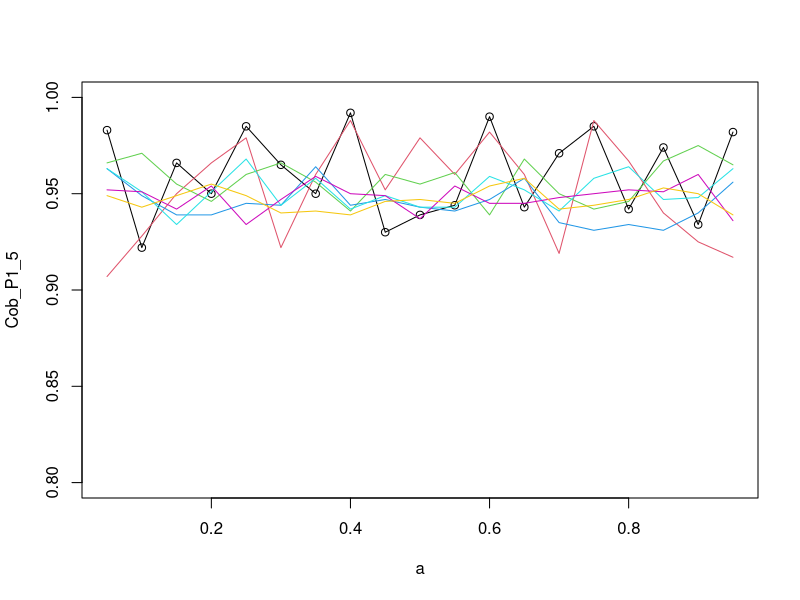

The R source for this figure: (Note: this script raises an error after producing the figure.)
###Valores a tener en cuenta

alpha <- 0.05
a<-seq(from = 0.05,to = 0.95,by = (0.05))
b<-c(5,10,50,100,200,500,1000)
z_0.975 <- qnorm(0.975)

##Funciones que se usarán en el algoritmo

p_n <- function(x){
  mean(x)
}
se2 <- function(x){
  sqrt((p_n(x)*(1-p_n(x)))/n)
}
error2 <- function(x){
  z_0.975*(se2(x))
}

##Límite inferior y límite superior de la posibilidad 1

l1 <- function(x){
  ((2*n*p_n(x)+(z_0.975)^2)-(z_0.975)*sqrt(4*n*p_n(x)+(z_0.975)^2-4*n*(p_n(x))^2))/(2*(n+(z_0.975)^2))
}
u1 <- function(x){
  ((2*n*p_n(x)+(z_0.975)^2)+(z_0.975)*sqrt(4*n*p_n(x)+(z_0.975)^2-4*n*(p_n(x))^2))/(2*(n+(z_0.975)^2))
}

##Límite inferior y límite superior de la posibilidad 2

l2 <- function(x){
  p_n(x)-error2(x)
}
u2 <- function(x){
  p_n(x)+error2(x)
}

##Límite inferior y límite superior de la posibilidad 3

l3 <- function(x){
  (sin(asin(sqrt(p_n(x)))-(z_0.975)/(2*sqrt(n))))^2
}
u3 <- function(x){
  (sin(asin(sqrt(p_n(x)))+(z_0.975)/(2*sqrt(n))))^2
}

##Longitud del intervalo de las 3 posibilidades

long1 <- function (x){
  u1(x)-l1(x)
}
long2 <- function (x){
  u2(x)-l2(x)
}
long3 <- function (x){
  u3(x)-l3(x)
}

##Aquí guardaremos información pertinente para los plots de otros puntos, los cuales no pudimos incluir en el algoritmo

for (n in b) {
  Cobertura1<-paste("Cob","P1",n,sep="_") 
  assign(Cobertura1,numeric())
  Cobertura2<-paste("Cob","P2",n,sep="_")
  assign(Cobertura2,numeric())
  Cobertura3<-paste("Cob","P3",n,sep="_")
  assign(Cobertura3,numeric())
  
  Longitud1<-paste("Long","P1",n,sep="_")
  assign(Longitud1,numeric())
  Longitud2<-paste("Long","P2",n,sep="_")
  assign(Longitud2,numeric())
  Longitud3<-paste("Long","P3",n,sep="_")
  assign(Longitud3,numeric())
}

##ALGORITMO DEL A2

set.seed(129)
for(p in a){
  for(n in b){
    
    ##Aquí guardaremos las observaciones del algoritmo
    
    P1<-paste("P1",n,p,sep="_")  
    assign(P1,numeric())
    
    P2<-paste("P2",n,p,sep="_")
    assign(P2,numeric())
    
    P3<-paste("P3",n,p,sep="_")
    assign(P3,numeric())
    
    
    for(i in 1:1000){
      
      x<-rbinom(n,1,p)
      
      ##Valores que se asignaran dependiendo de si se cumple o no la condición
      
      x_1 <- c(eval(parse(text=P1)),0)
      x_2 <- c(eval(parse(text = P1)),long1(x))
      y_1 <- c(eval(parse(text=P2)),0)
      y_2 <- c(eval(parse(text = P2)),long2(x))
      z_1 <- c(eval(parse(text=P3)),0)
      z_2 <- c(eval(parse(text=P3)),long3(x))
      
      if(l1(x)>=p | u1(x)<=p){
        assign(P1,x_1)
      }else{
        assign(P1,x_2)
      }
      if(l2(x)>=p | u2(x)<=p){
        assign(P2,y_1)
      }else{
        assign(P2,y_2)
      }
      if(l3(x)>=p | u3(x)<=p){
        assign(P3,z_1)
      }else{
        assign(P3,z_2)
      }
    }
    
    ##Valores que se asignaran a algunos objetos de tipo numérico, algunos necesarios para los plots
    
    c_1 <-(sum(eval(parse(text=P1))!=0)/1000)
    c_2 <-(sum(eval(parse(text=P2))!=0)/1000)
    c_3 <-(sum(eval(parse(text=P3))!=0)/1000)
    c_4 <-c(eval(parse(text=paste("Cob","P1",n,sep="_"))),c_1)
    c_5 <-c(eval(parse(text=paste("Cob","P2",n,sep="_"))),c_2)
    c_6 <-c(eval(parse(text=paste("Cob","P3",n,sep="_"))),c_3)
    
    l_1 <-sum(eval(parse(text=P1)))/sum(eval(parse(text=P1))!=0)
    l_2 <-sum(eval(parse(text=P2)))/sum(eval(parse(text=P2))!=0)
    l_3 <-sum(eval(parse(text=P3)))/sum(eval(parse(text=P3))!=0)
    l_4 <-c(eval(parse(text=paste("Long","P1",n,sep="_"))),l_1)
    l_5 <-c(eval(parse(text=paste("Long","P2",n,sep="_"))),l_2)
    l_6 <-c(eval(parse(text=paste("Long","P3",n,sep="_"))),l_3)
    
    ##Donde se guarda cada observación de la cobertura promedio, para cada combinación de n y p
    
    CP_I1<-paste("Cob","Prom",P1,sep="_")
    assign(CP_I1,c_1)
    CP_I2<-paste("Cob","Prom",P2,sep="_")
    assign(CP_I2,c_2)
    CP_I3<-paste("Cob","Prom",P3,sep="_")
    assign(CP_I3,c_3)
    
    ##Donde se guarda cada observación de la cobertura promedio, para cada combinación de n y p

    LL_I1<-paste("Long","Prom",P1,sep="_")
    assign(LL_I1,l_1)
    LL_I2<-paste("Long","Prom",P2,sep="_")
    assign(LL_I2,l_2)
    LL_I3<-paste("Long","Prom",P3,sep="_")
    assign(LL_I3,l_3)
    
    ##Información que usaremos exclusivamente para los plots
    
    assign(paste("Cob","P1",n,sep="_"),c_4)
    assign(paste("Cob","P2",n,sep="_"),c_5)
    assign(paste("Cob","P3",n,sep="_"),c_6)

    
    assign(paste("Long","P1",n,sep="_"),l_4)
    assign(paste("Long","P2",n,sep="_"),l_5)
    assign(paste("Long","P3",n,sep="_"),l_6)
  }
}

##PLOTS DEL A3

##Cobertura promedio para cada tamaño de muestra con la posibilidad 1 en función de cada parámetro p

plot(a,Cob_P1_5,col=1,ylim=c(0.8,1))
lines(a,Cob_P1_5,col=1)
lines(a,Cob_P1_10,col=2)
lines(a,Cob_P1_50,col=3)
lines(a,Cob_P1_100,col=4)
lines(a,Cob_P1_200,col=5)
lines(a,Cob_P1_500,col=6)
lines(a,Cob_P1_1000,col=7)
legend(locator(1),c("n=5","n=10","n=50","n=100","n=200","n=500","n=1000"),col=c("1","2","3","4","5","6","7"),cex = 0.8,lwd=2)


##Cobertura promedio para cada tamaño de muestra con la posibilidad 2 n función de cada parámetro p

plot(a,Cob_P2_5,col=1)
lines(a,Cob_P2_5,col=1)
lines(a,Cob_P2_10,col=2)
lines(a,Cob_P2_50,col=3)
lines(a,Cob_P2_100,col=4)
lines(a,Cob_P2_200,col=5)
lines(a,Cob_P2_500,col=6)
lines(a,Cob_P2_1000,col=7)
legend(locator(1),c("n=5","n=10","n=50","n=100","n=200","n=500","n=1000"),col=c("1","2","3","4","5","6","7"),cex = 0.8,lwd=2)

##Longitud promedio para cada tamaño de muestra con la posibilidad 1 en función de cada parámetro p

plot(a,Long_P1_5,col=1,ylim=c(0,0.8))
lines(a,Long_P1_5,col=1)
lines(a,Long_P1_10,col=2)
lines(a,Long_P1_50,col=3)
lines(a,Long_P1_100,col=4)
lines(a,Long_P1_200,col=5)
lines(a,Long_P1_500,col=6)
lines(a,Long_P1_1000,col=7)
legend(locator(1),c("n=5","n=10","n=50","n=100","n=200","n=500","n=1000"),col=c("1","2","3","4","5","6","7"),cex = 0.7,lwd=2)

##Longitud promedio para cada tamaño de muestra con la posibilidad 2 en función de cada parámetro p

plot(a,Long_P2_5,col=1,ylim=c(0,1))
lines(a,Long_P2_5,col=1)
lines(a,Long_P2_10,col=2)
lines(a,Long_P2_50,col=3)
lines(a,Long_P2_100,col=4)
lines(a,Long_P2_200,col=5)
lines(a,Long_P2_500,col=6)
lines(a,Long_P2_1000,col=7)
legend(locator(1),c("n=5","n=10","n=50","n=100","n=200","n=500","n=1000"),col=c("1","2","3","4","5","6","7"),cex = 0.6,lwd=2)

##PLOTS DEL A4


##Cobertura promedio de las 3 posibilidades para diferentes tamaños de muestra

#Tamaño de muestra n=5

plot(a,Cob_P1_5,col=1,ylim=c(0.8,1))
lines(a,Cob_P1_5,col=1)
lines(a,Cob_P2_5,col=2)
lines(a,Cob_P3_5,col=3)
legend(locator(1),c("P1","P2","P3"),col=c("1","2","3"),cex = 1,lwd=2)

#Tamaño de muestra n=50

plot(a,Cob_P1_50,col=1,ylim=c(0.8,1))
lines(a,Cob_P1_50,col=1)
lines(a,Cob_P2_50,col=2)
lines(a,Cob_P3_50,col=3)
legend(locator(1),c("P1","P2","P3"),col=c("1","2","3"),cex = 1,lwd=2)

#Tamaño de muestra n=200

plot(a,Cob_P1_200,col=1,ylim=c(0.8,1))
lines(a,Cob_P1_200,col=1)
lines(a,Cob_P2_200,col=2)
lines(a,Cob_P3_200,col=3)
legend(locator(1),c("P1","P2","P3"),col=c("1","2","3"),cex = 1,lwd=2)

#Tamaño de muestra n=1000

plot(a,Cob_P1_1000,col=1,ylim=c(0.8,1))
lines(a,Cob_P1_1000,col=1)
lines(a,Cob_P2_1000,col=2)
lines(a,Cob_P3_1000,col=3)
legend(locator(1),c("P1","P2","P3"),col=c("1","2","3"),cex = 1,lwd=2)


##Longitud promedio de las 3 posibilidades para diferentes tamaños de muestra

#Tamaño de muestra n=5

plot(a,Long_P1_5,col=1,ylim=c(0,0.8))
lines(a,Long_P1_5,col=1)
lines(a,Long_P2_5,col=2)
lines(a,Long_P3_5,col=3)
legend(locator(1),c("P1","P2","P3"),col=c("1","2","3"),cex = 1,lwd=2)

#Tamaño de muestra n=50

plot(a,Long_P1_50,col=1,ylim=c(0,0.4))
lines(a,Long_P1_50,col=1)
lines(a,Long_P2_50,col=2)
lines(a,Long_P3_50,col=3)
legend(locator(1),c("P1","P2","P3"),col=c("1","2","3"),cex = 1,lwd=2)

#Tamaño de muestra n=200

plot(a,Long_P1_200,col=1,ylim=c(0,0.2))
lines(a,Long_P1_200,col=1)
lines(a,Long_P2_200,col=2)
lines(a,Long_P3_200,col=3)
legend(locator(1),c("P1","P2","P3"),col=c("1","2","3"),cex = 1,lwd=2)

#Tamaño de muestra n=1000

plot(a,Long_P1_1000,col=1,ylim=c(0,0.1))
lines(a,Long_P1_1000,col=1)
lines(a,Long_P2_1000,col=2)
lines(a,Long_P3_1000,col=3)
legend(locator(1),c("P1","P2","P3"),col=c("1","2","3"),cex = 1,lwd=2)

